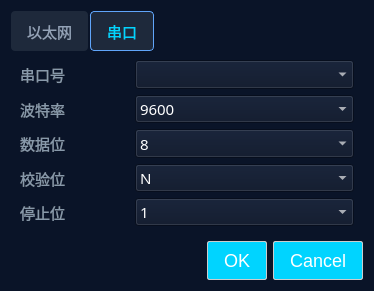
<?xml version="1.0" encoding="UTF-8"?>
<ui version="4.0">
 <class>dialog_setting</class>
 <widget class="QDialog" name="dialog_setting">
  <property name="geometry">
   <rect>
    <x>0</x>
    <y>0</y>
    <width>374</width>
    <height>291</height>
   </rect>
  </property>
  <property name="sizePolicy">
   <sizepolicy hsizetype="Expanding" vsizetype="Expanding">
    <horstretch>0</horstretch>
    <verstretch>0</verstretch>
   </sizepolicy>
  </property>
  <property name="minimumSize">
   <size>
    <width>50</width>
    <height>111</height>
   </size>
  </property>
  <property name="maximumSize">
   <size>
    <width>1677721</width>
    <height>1677721</height>
   </size>
  </property>
  <property name="windowTitle">
   <string>接口设置</string>
  </property>
  <property name="styleSheet">
   <string notr="true">background-color: #0a1428;</string>
  </property>
  <property name="sizeGripEnabled">
   <bool>false</bool>
  </property>
  <property name="modal">
   <bool>false</bool>
  </property>
  <layout class="QGridLayout" name="gridLayout">
   <item row="1" column="0">
    <widget class="QDialogButtonBox" name="buttonbox">
     <property name="font">
      <font>
       <family>宋体</family>
       <pointsize>11</pointsize>
      </font>
     </property>
     <property name="styleSheet">
      <string notr="true">QPushButton {
    /* 正常状态 */
    background-color: #00D4FF; /* 浅灰背景 */
    color: #ffffff; /* 深灰文字 */
    border: 1px solid #cccccc;
    border-radius: 2px;
    padding: 8px 16px;
    font-size: 18px;
}


QPushButton:pressed {
    /* 按压状态（核心效果） */
    background-color: #3B82F6; /* 蓝色背景 */
    color: white; /* 白色文字（与正常状态反转） */
    border-color: #2563EB; /* 深蓝边框 */
}

QPushButton:disabled {
    /* 禁用状态（可选） */
    background-color: #f5f5f5;
    color: #999999;
    border-color: #dddddd;
}</string>
     </property>
     <property name="standardButtons">
      <set>QDialogButtonBox::Cancel|QDialogButtonBox::Ok</set>
     </property>
    </widget>
   </item>
   <item row="0" column="0">
    <widget class="QTabWidget" name="tabWidget">
     <property name="font">
      <font>
       <family>宋体</family>
       <pointsize>11</pointsize>
      </font>
     </property>
     <property name="styleSheet">
      <string notr="true">QTabBar::tab {
    /* 未选中标签样式 */
    background-color: #1E293B; /* 深蓝背景 */
    color: #94A3B8; /* 浅灰文字 */
    padding: 8px 16px;
    margin-right: 2px;
    border-radius: 4px;
    border: none;
    font-weight: 100;
}

QTabBar::tab:selected {
    /* 选中标签样式 */
    background-color: #1E293B; /* 亮蓝背景 */
    color: #00D4FF;
    border: 1px solid #60A5FA; /* 亮蓝边框 */
}

QTabBar::tab:hover:!selected {
    /* 未选中但悬停 */
    background-color: #334155;
    color: #CBD5E1;
}


/* 移除标签栏底部边框 */
QTabWidget::pane {
    border: none;
    background-color: #1E293B; /* 与标签背景协调 */
}

QTabWidget::tab-bar {
    alignment: left; /* 标签左对齐 */
    background-color: transparent;
}</string>
     </property>
     <property name="currentIndex">
      <number>1</number>
     </property>
     <widget class="QWidget" name="net_tab">
      <attribute name="title">
       <string>以太网</string>
      </attribute>
      <layout class="QGridLayout" name="gridLayout_3">
       <item row="0" column="0">
        <layout class="QGridLayout" name="gridLayout_2" rowstretch="1,1,1" columnstretch="1,2">
         <item row="1" column="0">
          <widget class="QLabel" name="target_port_label">
           <property name="sizePolicy">
            <sizepolicy hsizetype="Expanding" vsizetype="Expanding">
             <horstretch>0</horstretch>
             <verstretch>0</verstretch>
            </sizepolicy>
           </property>
           <property name="font">
            <font>
             <family>宋体</family>
             <pointsize>11</pointsize>
            </font>
           </property>
           <property name="styleSheet">
            <string notr="true">color: #8899aa;</string>
           </property>
           <property name="text">
            <string>目标端口：</string>
           </property>
          </widget>
         </item>
         <item row="0" column="0">
          <widget class="QLabel" name="target_ip_label">
           <property name="sizePolicy">
            <sizepolicy hsizetype="Expanding" vsizetype="Expanding">
             <horstretch>0</horstretch>
             <verstretch>0</verstretch>
            </sizepolicy>
           </property>
           <property name="font">
            <font>
             <family>宋体</family>
             <pointsize>11</pointsize>
            </font>
           </property>
           <property name="styleSheet">
            <string notr="true">color: #8899aa;</string>
           </property>
           <property name="text">
            <string>目标IP地址：</string>
           </property>
          </widget>
         </item>
         <item row="2" column="0">
          <widget class="QLabel" name="loc_port_label">
           <property name="sizePolicy">
            <sizepolicy hsizetype="Expanding" vsizetype="Expanding">
             <horstretch>0</horstretch>
             <verstretch>0</verstretch>
            </sizepolicy>
           </property>
           <property name="font">
            <font>
             <family>宋体</family>
             <pointsize>11</pointsize>
            </font>
           </property>
           <property name="styleSheet">
            <string notr="true">color: #8899aa;</string>
           </property>
           <property name="text">
            <string>本地监听端口：</string>
           </property>
          </widget>
         </item>
         <item row="1" column="1">
          <widget class="QLineEdit" name="target_port">
           <property name="sizePolicy">
            <sizepolicy hsizetype="Expanding" vsizetype="Expanding">
             <horstretch>0</horstretch>
             <verstretch>0</verstretch>
            </sizepolicy>
           </property>
           <property name="font">
            <font>
             <family>宋体</family>
             <pointsize>11</pointsize>
            </font>
           </property>
           <property name="styleSheet">
            <string notr="true">color:rgb(255, 255, 255)</string>
           </property>
          </widget>
         </item>
         <item row="2" column="1">
          <widget class="QLineEdit" name="loc_port">
           <property name="sizePolicy">
            <sizepolicy hsizetype="Expanding" vsizetype="Expanding">
             <horstretch>0</horstretch>
             <verstretch>0</verstretch>
            </sizepolicy>
           </property>
           <property name="font">
            <font>
             <family>宋体</family>
             <pointsize>11</pointsize>
            </font>
           </property>
           <property name="styleSheet">
            <string notr="true">color:rgb(255, 255, 255)</string>
           </property>
          </widget>
         </item>
         <item row="0" column="1">
          <widget class="QLineEdit" name="target_ip">
           <property name="sizePolicy">
            <sizepolicy hsizetype="Expanding" vsizetype="Expanding">
             <horstretch>0</horstretch>
             <verstretch>0</verstretch>
            </sizepolicy>
           </property>
           <property name="font">
            <font>
             <family>宋体</family>
             <pointsize>11</pointsize>
            </font>
           </property>
           <property name="styleSheet">
            <string notr="true">color:rgb(255, 255, 255)</string>
           </property>
           <property name="text">
            <string/>
           </property>
          </widget>
         </item>
        </layout>
       </item>
      </layout>
     </widget>
     <widget class="QWidget" name="serial_tab">
      <attribute name="title">
       <string>串口</string>
      </attribute>
      <layout class="QGridLayout" name="gridLayout_5">
       <item row="0" column="0" rowspan="2">
        <layout class="QGridLayout" name="gridLayout_4" rowstretch="1,1,1,1,1" columnstretch="1,2">
         <item row="3" column="0">
          <widget class="QLabel" name="label_4">
           <property name="sizePolicy">
            <sizepolicy hsizetype="Expanding" vsizetype="Expanding">
             <horstretch>0</horstretch>
             <verstretch>0</verstretch>
            </sizepolicy>
           </property>
           <property name="font">
            <font>
             <family>宋体</family>
             <pointsize>11</pointsize>
            </font>
           </property>
           <property name="styleSheet">
            <string notr="true">color: #8899aa;</string>
           </property>
           <property name="text">
            <string>校验位</string>
           </property>
          </widget>
         </item>
         <item row="0" column="0">
          <widget class="QLabel" name="label">
           <property name="sizePolicy">
            <sizepolicy hsizetype="Expanding" vsizetype="Expanding">
             <horstretch>0</horstretch>
             <verstretch>0</verstretch>
            </sizepolicy>
           </property>
           <property name="font">
            <font>
             <family>宋体</family>
             <pointsize>11</pointsize>
            </font>
           </property>
           <property name="styleSheet">
            <string notr="true">color: #8899aa;</string>
           </property>
           <property name="text">
            <string>串口号</string>
           </property>
          </widget>
         </item>
         <item row="2" column="0">
          <widget class="QLabel" name="label_3">
           <property name="sizePolicy">
            <sizepolicy hsizetype="Expanding" vsizetype="Expanding">
             <horstretch>0</horstretch>
             <verstretch>0</verstretch>
            </sizepolicy>
           </property>
           <property name="font">
            <font>
             <family>宋体</family>
             <pointsize>11</pointsize>
            </font>
           </property>
           <property name="styleSheet">
            <string notr="true">color: #8899aa;</string>
           </property>
           <property name="text">
            <string>数据位</string>
           </property>
          </widget>
         </item>
         <item row="1" column="0">
          <widget class="QLabel" name="label_2">
           <property name="sizePolicy">
            <sizepolicy hsizetype="Expanding" vsizetype="Expanding">
             <horstretch>0</horstretch>
             <verstretch>0</verstretch>
            </sizepolicy>
           </property>
           <property name="font">
            <font>
             <family>宋体</family>
             <pointsize>11</pointsize>
            </font>
           </property>
           <property name="styleSheet">
            <string notr="true">color: #8899aa;</string>
           </property>
           <property name="text">
            <string>波特率</string>
           </property>
          </widget>
         </item>
         <item row="4" column="0">
          <widget class="QLabel" name="label_5">
           <property name="sizePolicy">
            <sizepolicy hsizetype="Expanding" vsizetype="Expanding">
             <horstretch>0</horstretch>
             <verstretch>0</verstretch>
            </sizepolicy>
           </property>
           <property name="font">
            <font>
             <family>宋体</family>
             <pointsize>11</pointsize>
            </font>
           </property>
           <property name="styleSheet">
            <string notr="true">color: #8899aa;</string>
           </property>
           <property name="text">
            <string>停止位</string>
           </property>
          </widget>
         </item>
         <item row="1" column="1">
          <widget class="QComboBox" name="baudrate_box">
           <property name="sizePolicy">
            <sizepolicy hsizetype="Expanding" vsizetype="Expanding">
             <horstretch>0</horstretch>
             <verstretch>0</verstretch>
            </sizepolicy>
           </property>
           <property name="font">
            <font>
             <family>宋体</family>
             <pointsize>11</pointsize>
            </font>
           </property>
           <property name="styleSheet">
            <string notr="true">color:rgb(255, 255, 255)</string>
           </property>
           <item>
            <property name="text">
             <string>9600</string>
            </property>
           </item>
           <item>
            <property name="text">
             <string>18520</string>
            </property>
           </item>
           <item>
            <property name="text">
             <string>38400</string>
            </property>
           </item>
           <item>
            <property name="text">
             <string>57600</string>
            </property>
           </item>
           <item>
            <property name="text">
             <string>115200</string>
            </property>
           </item>
          </widget>
         </item>
         <item row="0" column="1">
          <widget class="QComboBox" name="port_box">
           <property name="sizePolicy">
            <sizepolicy hsizetype="Expanding" vsizetype="Expanding">
             <horstretch>0</horstretch>
             <verstretch>0</verstretch>
            </sizepolicy>
           </property>
           <property name="font">
            <font>
             <family>微软雅黑</family>
             <pointsize>11</pointsize>
            </font>
           </property>
           <property name="styleSheet">
            <string notr="true">color:rgb(255, 255, 255)</string>
           </property>
          </widget>
         </item>
         <item row="2" column="1">
          <widget class="QComboBox" name="databits_box">
           <property name="sizePolicy">
            <sizepolicy hsizetype="Expanding" vsizetype="Expanding">
             <horstretch>0</horstretch>
             <verstretch>0</verstretch>
            </sizepolicy>
           </property>
           <property name="font">
            <font>
             <family>宋体</family>
             <pointsize>11</pointsize>
            </font>
           </property>
           <property name="styleSheet">
            <string notr="true">color:rgb(255, 255, 255)</string>
           </property>
           <item>
            <property name="text">
             <string>8</string>
            </property>
           </item>
           <item>
            <property name="text">
             <string>7</string>
            </property>
           </item>
           <item>
            <property name="text">
             <string>6</string>
            </property>
           </item>
           <item>
            <property name="text">
             <string>5</string>
            </property>
           </item>
          </widget>
         </item>
         <item row="3" column="1">
          <widget class="QComboBox" name="parity_box">
           <property name="sizePolicy">
            <sizepolicy hsizetype="Expanding" vsizetype="Expanding">
             <horstretch>0</horstretch>
             <verstretch>0</verstretch>
            </sizepolicy>
           </property>
           <property name="font">
            <font>
             <family>宋体</family>
             <pointsize>11</pointsize>
            </font>
           </property>
           <property name="styleSheet">
            <string notr="true">color:rgb(255, 255, 255)</string>
           </property>
           <item>
            <property name="text">
             <string>N</string>
            </property>
           </item>
           <item>
            <property name="text">
             <string>E</string>
            </property>
           </item>
           <item>
            <property name="text">
             <string>O</string>
            </property>
           </item>
           <item>
            <property name="text">
             <string>M</string>
            </property>
           </item>
           <item>
            <property name="text">
             <string>S</string>
            </property>
           </item>
          </widget>
         </item>
         <item row="4" column="1">
          <widget class="QComboBox" name="stopbits_box">
           <property name="sizePolicy">
            <sizepolicy hsizetype="Expanding" vsizetype="Expanding">
             <horstretch>0</horstretch>
             <verstretch>0</verstretch>
            </sizepolicy>
           </property>
           <property name="font">
            <font>
             <family>宋体</family>
             <pointsize>11</pointsize>
            </font>
           </property>
           <property name="styleSheet">
            <string notr="true">color:rgb(255, 255, 255)</string>
           </property>
           <item>
            <property name="text">
             <string>1</string>
            </property>
           </item>
           <item>
            <property name="text">
             <string>1.5</string>
            </property>
           </item>
           <item>
            <property name="text">
             <string>2</string>
            </property>
           </item>
          </widget>
         </item>
        </layout>
       </item>
      </layout>
     </widget>
    </widget>
   </item>
  </layout>
 </widget>
 <resources/>
 <connections/>
</ui>
